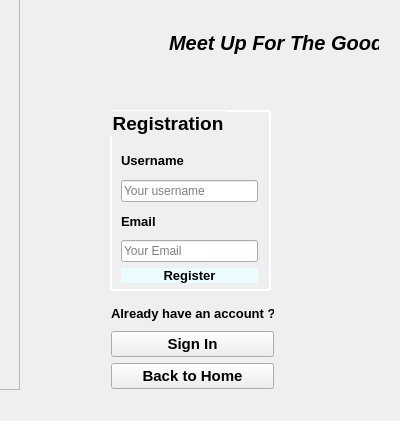
<?xml version="1.0" encoding="UTF-8"?>
<ui version="4.0">
 <class>MainWindow</class>
 <widget class="QMainWindow" name="MainWindow">
  <property name="geometry">
   <rect>
    <x>0</x>
    <y>0</y>
    <width>400</width>
    <height>421</height>
   </rect>
  </property>
  <property name="windowTitle">
   <string>Registration</string>
  </property>
  <property name="windowIcon">
   <iconset resource="src.qrc">
    <normaloff>:/image/images/logo.png</normaloff>:/image/images/logo.png</iconset>
  </property>
  <property name="styleSheet">
   <string notr="true"/>
  </property>
  <widget class="QWidget" name="centralwidget">
   <widget class="QWidget" name="widget_1" native="true">
    <property name="geometry">
     <rect>
      <x>160</x>
      <y>20</y>
      <width>228</width>
      <height>45</height>
     </rect>
    </property>
    <widget class="QLabel" name="header">
     <property name="geometry">
      <rect>
       <x>9</x>
       <y>9</y>
       <width>210</width>
       <height>27</height>
      </rect>
     </property>
     <property name="font">
      <font>
       <pointsize>15</pointsize>
       <italic>true</italic>
       <bold>true</bold>
      </font>
     </property>
     <property name="text">
      <string>Meet Up For The Good</string>
     </property>
    </widget>
   </widget>
   <widget class="QWidget" name="topPanel" native="true">
    <property name="geometry">
     <rect>
      <x>20</x>
      <y>0</y>
      <width>131</width>
      <height>80</height>
     </rect>
    </property>
    <property name="styleSheet">
     <string notr="true">#topPanel
{
border-image: url(:/image/images/logo.png);
}</string>
    </property>
   </widget>
   <widget class="QFrame" name="frame">
    <property name="geometry">
     <rect>
      <x>-1</x>
      <y>-1</y>
      <width>21</width>
      <height>391</height>
     </rect>
    </property>
    <property name="styleSheet">
     <string notr="true">#frame
{
border-image: url(:/images/jpg.jfif);
}</string>
    </property>
    <property name="frameShape">
     <enum>QFrame::StyledPanel</enum>
    </property>
    <property name="frameShadow">
     <enum>QFrame::Raised</enum>
    </property>
   </widget>
   <widget class="QGroupBox" name="registrationbox">
    <property name="geometry">
     <rect>
      <x>110</x>
      <y>110</y>
      <width>161</width>
      <height>181</height>
     </rect>
    </property>
    <property name="font">
     <font>
      <pointsize>14</pointsize>
      <bold>true</bold>
     </font>
    </property>
    <property name="styleSheet">
     <string notr="true">#registrationbox
{
border: 1.5px solid white;
border-radius: 3px;

}</string>
    </property>
    <property name="title">
     <string>Registration</string>
    </property>
    <widget class="QWidget" name="layoutWidget">
     <property name="geometry">
      <rect>
       <x>11</x>
       <y>37</y>
       <width>137</width>
       <height>136</height>
      </rect>
     </property>
     <layout class="QVBoxLayout" name="verticalLayout_5">
      <item>
       <layout class="QVBoxLayout" name="verticalLayout">
        <item>
         <widget class="QLabel" name="label_2">
          <property name="font">
           <font>
            <pointsize>10</pointsize>
            <bold>true</bold>
           </font>
          </property>
          <property name="text">
           <string>Username</string>
          </property>
         </widget>
        </item>
        <item>
         <widget class="QLineEdit" name="username">
          <property name="placeholderText">
           <string>Your username</string>
          </property>
         </widget>
        </item>
       </layout>
      </item>
      <item>
       <layout class="QVBoxLayout" name="verticalLayout_2">
        <item>
         <widget class="QLabel" name="label_4">
          <property name="font">
           <font>
            <pointsize>10</pointsize>
            <bold>true</bold>
           </font>
          </property>
          <property name="text">
           <string>Email</string>
          </property>
         </widget>
        </item>
        <item>
         <widget class="QLineEdit" name="email">
          <property name="placeholderText">
           <string>Your Email</string>
          </property>
         </widget>
        </item>
       </layout>
      </item>
      <item>
       <widget class="QPushButton" name="register_btn">
        <property name="font">
         <font>
          <pointsize>10</pointsize>
          <bold>true</bold>
         </font>
        </property>
        <property name="styleSheet">
         <string notr="true">#register_btn
{
border-radius: 2px;
background: rgb(235, 252, 255);
}
#register_btn:hover
{
background:rgb(233, 236, 255);
}</string>
        </property>
        <property name="text">
         <string>Register</string>
        </property>
       </widget>
      </item>
     </layout>
    </widget>
   </widget>
   <widget class="QWidget" name="layoutWidget">
    <property name="geometry">
     <rect>
      <x>111</x>
      <y>301</y>
      <width>163</width>
      <height>88</height>
     </rect>
    </property>
    <layout class="QVBoxLayout" name="verticalLayout_6">
     <item>
      <widget class="QLabel" name="label">
       <property name="font">
        <font>
         <pointsize>10</pointsize>
         <bold>true</bold>
        </font>
       </property>
       <property name="text">
        <string>Already have an account ?</string>
       </property>
      </widget>
     </item>
     <item>
      <widget class="QPushButton" name="signin_btn">
       <property name="font">
        <font>
         <pointsize>11</pointsize>
         <bold>true</bold>
        </font>
       </property>
       <property name="styleSheet">
        <string notr="true">#signin
{
border:  solid white;
border-width: 0px;
border-radius: 3px;
background: rgb(20, 173, 255);
color: white
}
#signin:hover
{

background: rgb(33, 151, 255)

}</string>
       </property>
       <property name="text">
        <string>Sign In</string>
       </property>
      </widget>
     </item>
     <item>
      <widget class="QPushButton" name="signin_btn_2">
       <property name="font">
        <font>
         <pointsize>11</pointsize>
         <bold>true</bold>
        </font>
       </property>
       <property name="styleSheet">
        <string notr="true">#signin
{
border:  solid white;
border-width: 0px;
border-radius: 3px;
background: rgb(20, 173, 255);
color: white
}
#signin:hover
{

background: rgb(33, 151, 255)

}</string>
       </property>
       <property name="text">
        <string>Back to Home</string>
       </property>
      </widget>
     </item>
    </layout>
   </widget>
  </widget>
 </widget>
 <resources>
  <include location="src.qrc"/>
 </resources>
 <connections/>
</ui>
